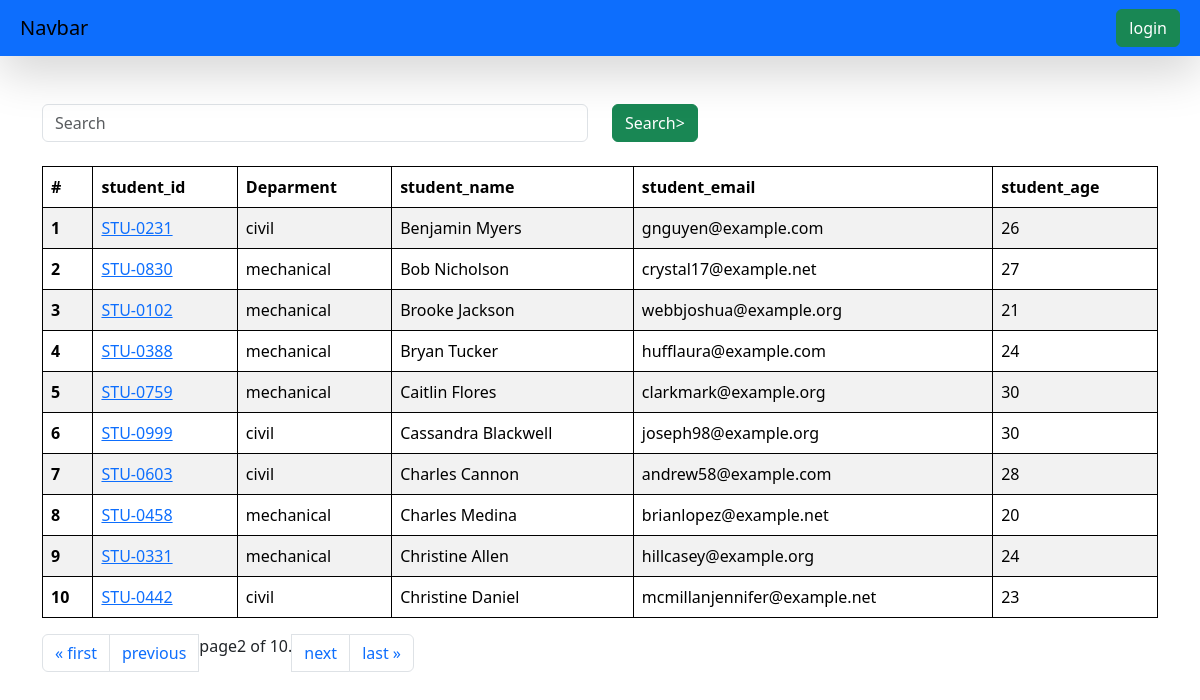
Screenshot of /students/?page=2 with the database file from the repository.
### vege/models.py (models this page shows, shortened)
class Student(models.Model):
    department = models.ForeignKey(Department , related_name="depart" ,on_delete=models.CASCADE)
    student_id = models.OneToOneField(StudentID , related_name="studentid",on_delete=models.CASCADE)
    student_name = models.CharField(max_length=100)
    student_email =models.EmailField(unique=True)
    student_age = models.IntegerField(default=18)
    student_address = models.TextField()
    class Meta:
        ordering = ['student_name']
        verbose_name = "student"

class StudentID(models.Model):
    student_id = models.CharField(max_length=100)
    def __str__(self)->str:
        return self.student_id

class Department(models.Model):
    department = models.CharField(max_length=100)
    class Meta:
        ordering = ['department']

### vege/views.py (the view, shortened to what this page needs)
# urls.py: path('students/',get_students , name="get_students"),
def get_students(request):
    queryset = Student.objects.all()
    ranks = Student.objects.annotate(marks = Sum('studentmarks__marks')).order_by('-marks' , '-student_age')
    paginator = Paginator(queryset, 10)  # show 25 contacts per page.
    page_number = request.GET.get("page" , 1)
    page_obj = paginator.get_page(page_number)
    print(page_obj)
    return render(request , 'report/students.html',{'queryset':page_obj})

### vege/templates/report/students.html
{% extends "base.html" %}
{% block start %}
<div class="container mt-5">
    <form class="mb-4">
    <div class="row">
        <div class="col-md-6">
            <input class="form-control" name="search" placeholder="Search">
        </div>
        <div class="col-md-6">
            <button class="btn btn-success">Search></button>
        </div>
    </div>
    </form>
    <table class="table table-striped">
        <thead>
            <tr>
                <th scope="col">#</th>
                <th scope="col">student_id</th>
                <th scope="col">Deparment</th>
                <th scope="col">student_name</th>
                <th scope="col">student_email</th>
                <th scope="col">student_age</th>
            </tr>
        </thead>
        <tbody>
            {% for student in queryset %}
            <tr>
                <th scope="col">{{forloop.counter}}</th>
                <td>
                   <a href="{% url 'see_marks' student.student_id %}" >
                    {{student.student_id}}
                </a>
            </td>
                <td>{{student.department.department}}</td>
                <td>{{student.student_name}}</td>
                <td>{{student.student_email}}</td>
                <td>{{student.student_age}}</td>
            </tr>
            {% endfor %}
        </tbody>
    </table>
            <nav aria-label="Page navigation example">
                <ul class="pagination">
                    {% if queryset.has_previous %}
                    <li class="page-item"><a class="page-link" href="?page=1">&laquo; first</a></li>
                    <li class="page-item"><a class="page-link" href="?page={{ quertset.previous_page_number }}">previous</a></li>
                    {% endif %}
                    <span class="current">
                        page{{ queryset.number }} of {{ queryset.paginator.num_pages }}.
                    </span>
                    {% if queryset.has_next %}
                    <li class="page-item"><a class="page-link" href="?page={{ queryset.next_page_number }}">next</a></li>
                    <li class="page-item"><a class="page-link" href="?page={{ queryset.paginator.num_pages }}">last &raquo;</a></li>
                    {% endif %}
                </ul>
            </nav>
</div>
{% endblock %}

### home/templates/base.html (style rules this page uses)
table, th,td { border: 1px solid black; }

### rows the page displays
Student: student_id "STU-0231", department.department "civil", student_name "Benjamin Myers", student_email "gnguyen@example.com", student_age "26"
Student: student_id "STU-0830", department.department "mechanical", student_name "Bob Nicholson", student_email "crystal17@example.net", student_age "27"
Student: student_id "STU-0102", department.department "mechanical", student_name "Brooke Jackson", student_email "webbjoshua@example.org", student_age "21"
Student: student_id "STU-0388", department.department "mechanical", student_name "Bryan Tucker", student_email "hufflaura@example.com", student_age "24"
Student: student_id "STU-0759", department.department "mechanical", student_name "Caitlin Flores", student_email "clarkmark@example.org", student_age "30"
Student: student_id "STU-0999", department.department "civil", student_name "Cassandra Blackwell", student_email "joseph98@example.org", student_age "30"
Student: student_id "STU-0603", department.department "civil", student_name "Charles Cannon", student_email "andrew58@example.com", student_age "28"
Student: student_id "STU-0458", department.department "mechanical", student_name "Charles Medina", student_email "brianlopez@example.net", student_age "20"
Student: student_id "STU-0331", department.department "mechanical", student_name "Christine Allen", student_email "hillcasey@example.org", student_age "24"
Student: student_id "STU-0442", department.department "civil", student_name "Christine Daniel", student_email "mcmillanjennifer@example.net", student_age "23"

### other values shown
{{ queryset.number }} "2"
{{ queryset.paginator.num_pages }} "10"
